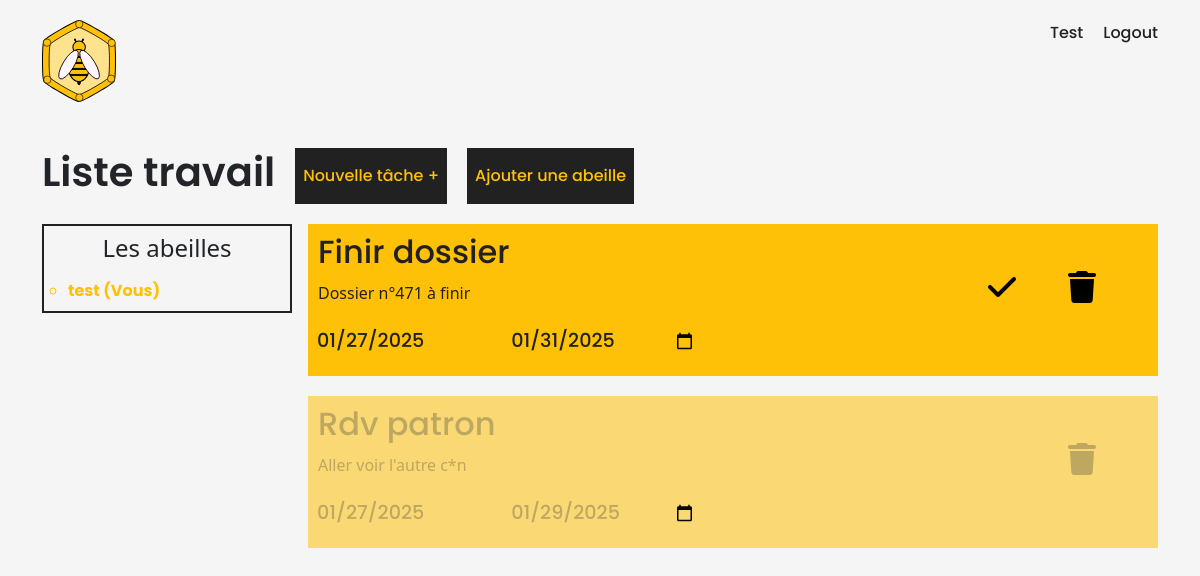
/task.php?id_list=45 (signed in), run on the app's committed database.
### tables this page shows
CREATE TABLE IF NOT EXISTS `list` (
  `id_list` int NOT NULL AUTO_INCREMENT,
  `name` varchar(255) NOT NULL,
  `description` varchar(255) NOT NULL,
  `creation_date` date NOT NULL,
  `limit_date` date NOT NULL,
  `creator_id` int NOT NULL,
  `creator_name` varchar(255) NOT NULL,
  PRIMARY KEY (`id_list`)
);

CREATE TABLE IF NOT EXISTS `task` (
  `id_task` int NOT NULL AUTO_INCREMENT,
  `name` varchar(255) NOT NULL,
  `description` varchar(255) NOT NULL,
  `creation_date` date NOT NULL,
  `limit_date` date NOT NULL,
  `statut` tinyint(1) NOT NULL DEFAULT '0',
  `id_list` int NOT NULL,
  PRIMARY KEY (`id_task`),
  KEY `TASK_LIST` (`id_list`)
);

### task.php (the view, shortened to what this page needs)
<?php
include_once('connexion.php');
if(isset($_GET['id_list'])){
    $idList = $_GET['id_list'];
}
$reqListName = $bdd->prepare("SELECT `name` FROM `list` WHERE `id_list` = :id_list");
$reqListName->bindParam('id_list', $idList, PDO::PARAM_INT);
$reqListName->execute();
$listName = $reqListName->fetch(PDO::FETCH_ASSOC);
$reqTask = $bdd->prepare("SELECT DISTINCT `task`.`id_task`, `task`.`name`, `task`.`description` AS 'desc', `task`.`creation_date` AS 'crea_date', `task`.`limit_date` AS 'lim_date', `task`.`statut` AS 'statut', `task`.`id_list`  FROM `task` WHERE `id_list` = :id_list ORDER BY `statut` ASC, `limit_date` ASC");
$reqTask->bindParam('id_list', $idList, PDO::PARAM_INT);
$reqTask->execute();
$task = $reqTask->fetchAll(PDO::FETCH_ASSOC);
$reqUser = $bdd->prepare("SELECT `user`.`id_user`, `user`.`name` AS 'name', `list`.`creator_name`AS 'creator_name' FROM `user` INNER JOIN `user_list` ON `user`.`id_user` = `user_list`.`id_user` INNER JOIN `list` ON `user_list`.`id_list` = `list`.`id_list` WHERE `list`.`id_list` = :id_list");
$reqUser->bindParam('id_list', $idList, PDO::PARAM_INT);
$reqUser->execute();
$displayUser = $reqUser->fetchAll();
?>
<!DOCTYPE html>
<html lang="en">
<head>
    <link rel="stylesheet" href="https://cdnjs.cloudflare.com/ajax/libs/font-awesome/6.7.2/css/all.min.css" />
    <link href="https://cdn.jsdelivr.net/npm/bootstrap@5.3.3/dist/css/bootstrap.min.css" rel="stylesheet">
    <link rel="stylesheet" href="./assets/css/style.css">
</head>
<body class="grey">
    <header>
    <div id="navbar-container" class="container">
        <nav>
            <div id="navbar">
                <figure>
                    <a href="profil.php"><img src="./assets/img/TaskHive.svg" alt="logo TaskHive"></a>
                </figure>
                <div id="navbar-links">
                    <div><span class="black popp-medium"><?=ucfirst($_SESSION['username']) ?></span></div>
                    <div><a class="black popp-medium" href="log-out.php">Logout</a></div>
                </div>
            </div>
        </nav>
    </div>
    </header>
    <section class="container">
        <div class="profil-title">
            <h2 class="h1 popp-semiBold"><?= $listName['name'] ?></h2>
            <button id="new-task">Nouvelle tâche +</button>
            <button id="new-bee">Ajouter une abeille</button>
        </div>
        <div id="task-container">
            <div class="side-container">
                <span class="h4 popp-regular">Les abeilles</span>
                <ul>
                <?php
                foreach($displayUser as $user){
                 ?>
                    <li class="<?= $user['name'] === $user['creator_name'] ? 'yellow popp-bold' : 'black popp-regular' ?>"><?= $user['name'] = $user['name'] === $_SESSION['username'] ? $user['name'] . ' ' . '(Vous)' : $user['name']; ?></li>
                 <?php
                }
                ?>
                </ul>
            </div>
            <div class="list-container">
                <?php
                if(count($task) > 0){
                    foreach($task as $tasks){
                ?>
                <div class="<?= $tasks['statut'] == 0 ? 'display-task' : 'checked-task'?>">
                    <div class="list task">
                        <form method="POST" id="search-form">
                            <div>
                                <div class="modify-input">
                                    <input name="task-title" class="h2 black popp-medium " type="text" value="<?= $tasks['name'] ?>" >
                                </div>
                                <div class="modify-input desc-input">
                                    <input name="task-desc" class="black popp-regular" type="text" value="<?= $tasks['desc'] ?>" >
                                </div>
                            </div>
                            <div id="date">
                                <div>
                                    <input class="black popp-medium" type="date" value="<?= $tasks['crea_date'] ?>" disabled>
                                </div>
                                <div class="modify-input">
                                    <input name="task-lim-date" class="black popp-medium" type="date" value="<?= $tasks['lim_date'] ?>" >
                                </div>
                            </div>
                        </form>
                        <div id="list-icon">
                            <form action="task.php?id_list=<?= $idList ?>" method="POST">
                                <button class="no-bg-btn"><i class="fa-solid fa-check"></i></button>
                            </form>
                            <form action="task.php?id_list=<?= $idList ?>" method="POST">
                                <button class="no-bg-btn"><i class="fa-solid fa-trash"></i></button>
                            </form>
                        </div>
                    </div>
                </div>
                <?php
                    }
                } else {
                ?>
                    <div class="empty-container">
                        <span class="yellow popp-bold">Aucune tâche</span>
                    </div>
                <?php
                }
                ?>
            </div>
        </div>
    </section>
</body>
</html>

### assets/css/style.css (style rules this page uses)
html, body, div, span, applet, object, iframe, h1, h2, h3, h4, h5, h6, p, blockquote, pre, a, abbr, acronym, address, big, cite, code, del, dfn, em, img, ins, kbd, q, s, samp, small, strike, strong, sub, sup, tt, var, b, u, i, center, dl, dt, dd, ol, ul, li, fieldset, form, label, legend, table, caption, tbody, tfoot, thead, tr, th, td, article, aside, canvas, details, embed, figure, figcaption, footer, header, hgroup, menu, nav, output, ruby, section, summary, time, mark, audio, video { margin: 0; padding: 0; border: 0; vertical-align: baseline; list-style-type: none; text-decoration: none; box-sizing: border-box; }
.popp-medium { font-family: 'Poppins Medium'; }
.popp-semiBold { font-family: 'Poppins SemiBold'; }
.popp-bold { font-family: 'Poppins Bold'; }
.yellow { color: #ffc107; }
.black { color: #212121; }
.grey { background-color: #F5F5F5; }
.profil-title { display: flex; }
#navbar-container figure { display: flex; width: 100%; }
#navbar-container img { max-width: 20%; }
#navbar { display: flex; justify-content: space-around; padding-top: 20px; }
#navbar-links { display: flex; }
#navbar-links a { color: #212121; margin-left: 20px; }
#new-list, #new-task, #new-bee { border: 2px solid #212121; color: #FFC107; background-color: #212121; font-family: 'Poppins Medium'; margin-left: 20px; transition: all ease 0.25s; }
.profil-title { margin-top: 40px; }
.list { padding: 8px 0 0 8px; }
.display-task { margin-top: 20px; max-height: 100%; min-height: 140px; width: 100%; background-color: #FFC107; }
.checked-task { margin-top: 20px; max-height: 100%; min-height: 140px; width: 100%; background-color: #ffc10788; color: #3030304b; }
.checked-task i, .checked-task p, .checked-task h2, .checked-task div { color: #3030304b; }
.task { display: flex; justify-content: space-between; flex-wrap: wrap; }
#list-icon { display: flex; bottom: 10px; right: 10px; font-size: 2rem; color: #212121; transition: all ease 0.25s; gap: 40px; margin-right: 16px; margin-top: 30px; }
#date { font-size: 1.2rem; display: flex; gap: 8px; margin: 20px 0; }
.no-bg-btn { background: none; border: none; }
.side-container { width: 100%; min-width: 250px; max-width: 250px; margin-top: 20px; border: solid 2px #212121; height: 100%; padding: 8px 0; }
.side-container li { list-style-type: circle; }
.side-container ul { padding: 8px 0 0 24px; }
.side-container span { display: block; text-align: center; }
@media (min-width: 990px) { #task-container { display: flex; gap: 16px; } }
@media (min-width: 990px) { .list-container { width: 100%; display: block; } }
.modify-input { display: inline-block; cursor: pointer; }
.modify-input input { pointer-events: none; background-color: transparent; border: none; }
.display-task input:disabled { border: none; background-color: transparent; color: #212121; }
.checked-task input { border: none; color: #3030304b; background-color: transparent; }
.desc-input { display: block; }
.desc-input input { width: 100%; }

### data on the page
list: name "Liste travail", name "test (Vous)"
task: task-title "Finir dossier", task-desc "Dossier n°471 à finir", creation_date "01/27/2025", task-lim-date "01/31/2025"
task: task-title "Rdv patron", task-desc "Aller voir l'autre c*n", creation_date "01/27/2025", task-lim-date "01/29/2025"

### other printed values
$_SESSION['username'] "Test"
